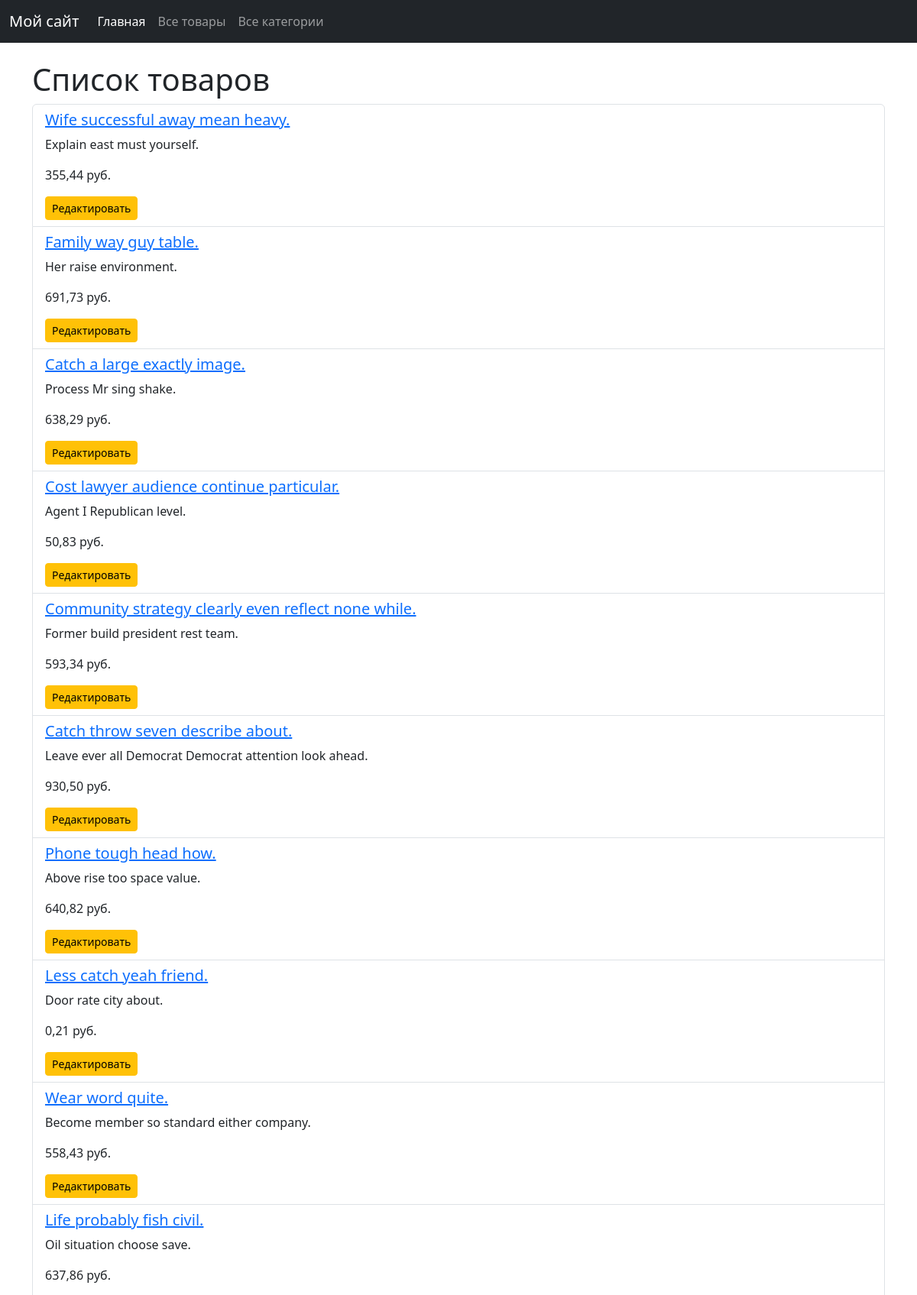
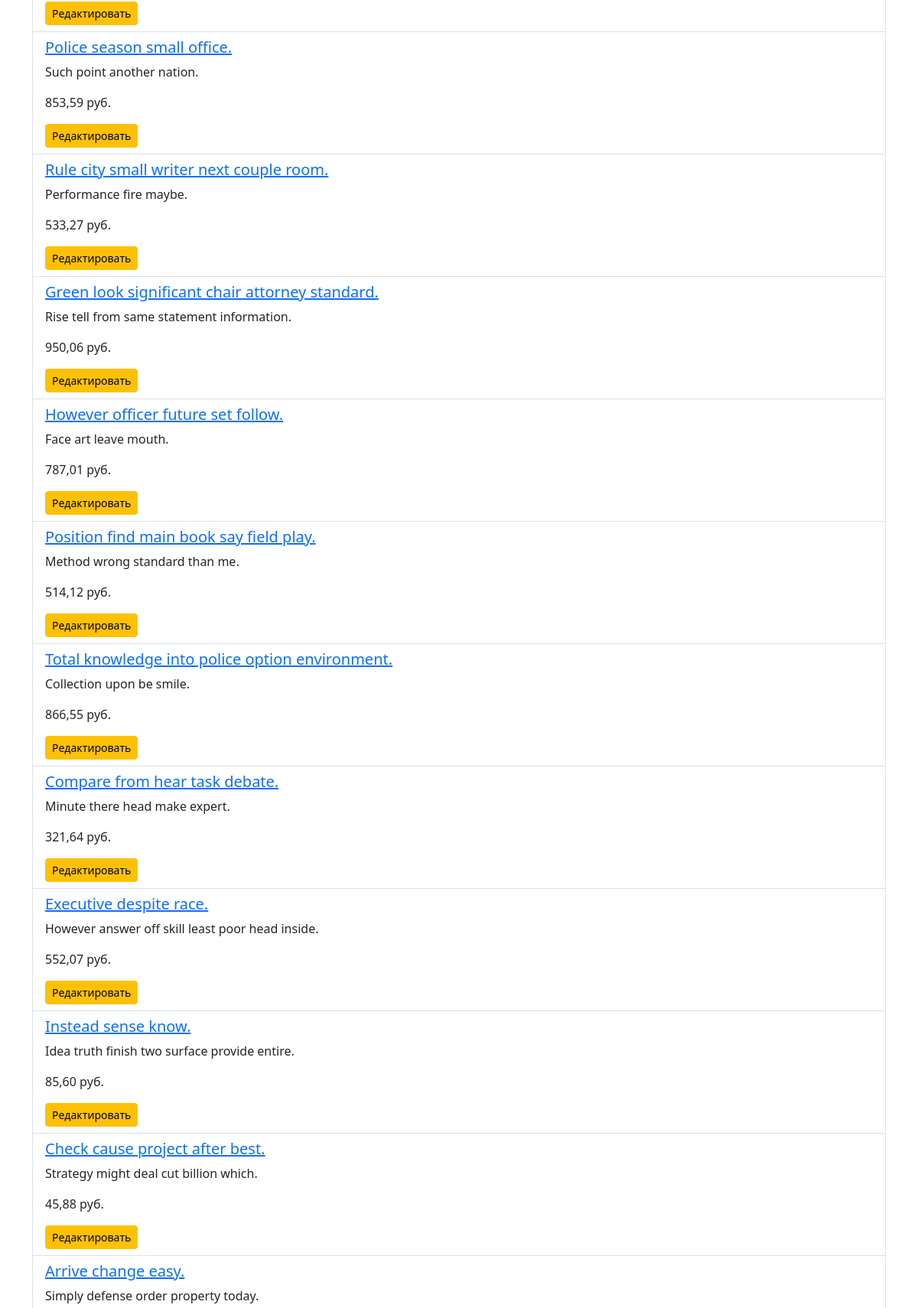
Screenshot of /products/ (upper part) with the database file from the repository (2 pictures, top to bottom).
### store_app/models.py (models this page shows, shortened)
class Product(models.Model):
    name = models.CharField(
        max_length=100,
    )
    description = models.TextField(default="")
    price = models.DecimalField(max_digits=10, decimal_places=2, default=0)
    created_at = models.DateTimeField(auto_now_add=True)
    category = models.ForeignKey(Category, on_delete=models.CASCADE)

### store_app/views.py (the view)
# urls.py: path("products/", views.product_list, name="products"),
def product_list(request):
    products = Product.objects.all()
    context = {"products": products}
    return render(request, "store_app/product_list.html", context=context)

### store_app/templates/store_app/product_list.html (shortened to what this page needs)
{% extends 'store_app/base.html' %}
{% block content %}
        <h1>Список товаров</h1>
        <ul class="list-group">
            {% for product in products %}
            <li class="list-group-item">
               <a href="{% url 'product_detail' product.pk %}"> <h5>{{ product.name }}</h5></a>
                <p>{{ product.description}}</p>
                <p>{{ product.price}} руб.</p>
                <a href="{% url 'edit_product' product.id %}" class="btn btn-sm btn-warning">Редактировать</a>
            </li>
            {% empty %}
                 <li class="list-group-item">Нет продуктов</li>
            {% endfor %}
        </ul>
{% endblock %}

### rows the page displays
Product: name "Wife successful away mean heavy.", description "Explain east must yourself.", price "355,44"
Product: name "Family way guy table.", description "Her raise environment.", price "691,73"
Product: name "Catch a large exactly image.", description "Process Mr sing shake.", price "638,29"
Product: name "Cost lawyer audience continue particular.", description "Agent I Republican level.", price "50,83"
Product: name "Community strategy clearly even reflect none while.", description "Former build president rest team.", price "593,34"
Product: name "Catch throw seven describe about.", description "Leave ever all Democrat Democrat attention look ahead.", price "930,50"
Product: name "Phone tough head how.", description "Above rise too space value.", price "640,82"
Product: name "Less catch yeah friend.", description "Door rate city about.", price "0,21"
Product: name "Wear word quite.", description "Become member so standard either company.", price "558,43"
Product: name "Life probably fish civil.", description "Oil situation choose save.", price "637,86"
Product: name "Police season small office.", description "Such point another nation.", price "853,59"
Product: name "Rule city small writer next couple room.", description "Performance fire maybe.", price "533,27"
Product: name "Green look significant chair attorney standard.", description "Rise tell from same statement information.", price "950,06"
Product: name "However officer future set follow.", description "Face art leave mouth.", price "787,01"
Product: name "Position find main book say field play.", description "Method wrong standard than me.", price "514,12"
Product: name "Total knowledge into police option environment.", description "Collection upon be smile.", price "866,55"
Product: name "Compare from hear task debate.", description "Minute there head make expert.", price "321,64"
Product: name "Executive despite race.", description "However answer off skill least poor head inside.", price "552,07"
Product: name "Instead sense know.", description "Idea truth finish two surface provide entire.", price "85,60"
Product: name "Check cause project after best.", description "Strategy might deal cut billion which.", price "45,88"
Product: name "Arrive change easy.", description "Simply defense order property today."
